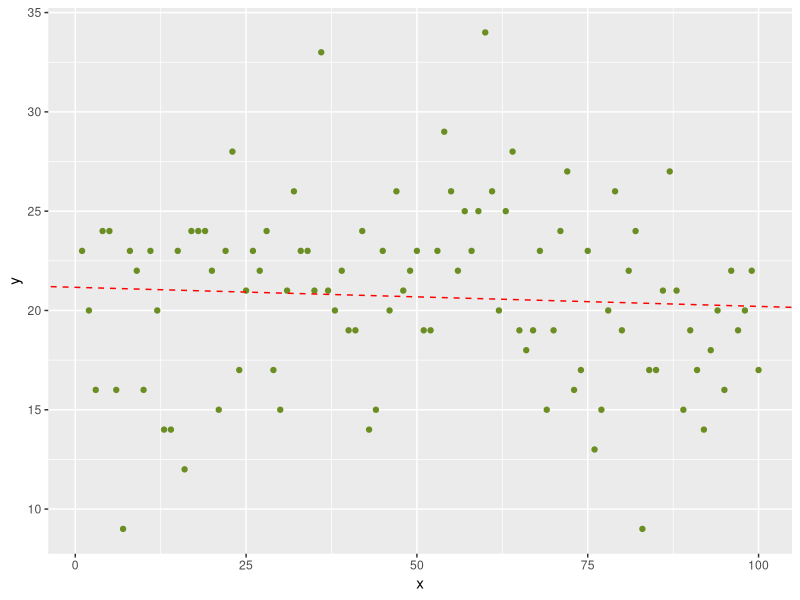
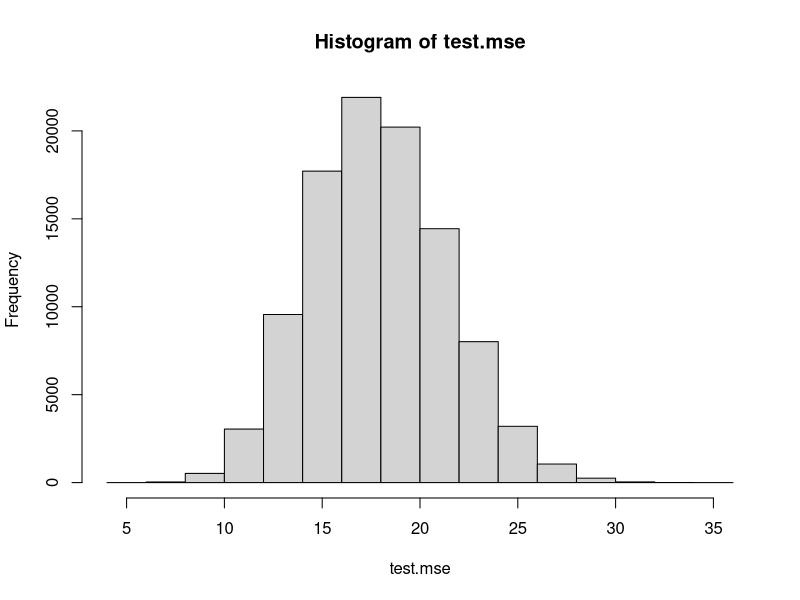
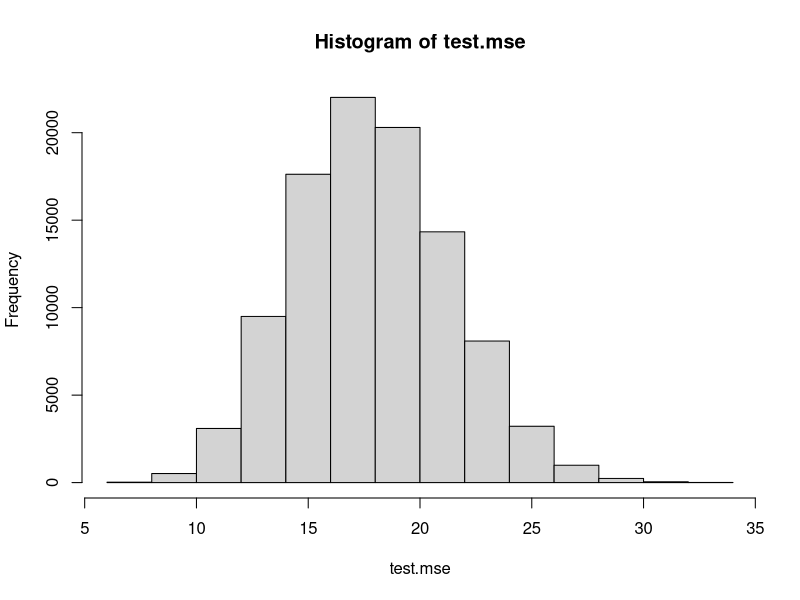

The R source for these figures, in order:
## ---- chunk 1
library(ggplot2)
## ---- chunk 2
x <- 1:10
sample(x, 3, replace = FALSE)
sample.int(10, 3, replace = FALSE)

y <- 10:14
sample(y, 10, replace = TRUE)
## ---- chunk 3
set.seed(88888888)
sample(1:10, 5)

set.seed(88888888)
sample(1:10, 5)
## ---- chunk 4
#initialize vector with "NA" repeated 1000 times
prop = vector(mode = "integer", length = 1000)
for ( i in 1:1000 ) {
  prop[i] = NA
}

set.seed(123456789)
for (ii in 1:1000) {
  s = sample(1:100, 100, replace = TRUE)
  prop[ii] = length(unique(s))
}

mean(prop, na.rm = TRUE)
## ---- chunk 5
set.seed(07542)
pois <- rpois(prop, 20)
sam.dat <- sample(pois, 100)
df = data.frame(x = 1:100, y = sam.dat)
lm(formula = y ~ x, data = df)
ggplot(df, mapping = aes(x = x, y = y)) + geom_point(color = "olivedrab") + geom_abline(intercept = 21.165455, slope = -.009613, color = 'red', linetype = 'dashed')
## ---- chunk 6
num.sim  = 100000  # number of simulations (ad hoc selection)
fraction = 0.5     # fraction of observations in the training set (also ad hoc selection)

set.seed(101)
data = rpois(100,lambda=20)
test.mse = rep(NA,num.sim)             # set aside array to hold the test-set MSEs
for ( ii in 1:num.sim ) {
  s = sample(100,round(fraction*100))  # assumes n = 100 observed data
  lambda.hat = mean(data[s])           # MLE for the Poisson lambda for the training data
  test.mse[ii] = mean((data[-s]-lambda.hat)^2)  # the mean of the squared error, test data
}
## ---- chunk 7
num.sim  = 100000  # number of simulations (ad hoc selection)
fraction = 0.6     # fraction of observations in the training set (also ad hoc selection)

set.seed(101)
data = rpois(100,lambda=20)
test.mse = rep(NA,num.sim)             # set aside array to hold the test-set MSEs
for ( ii in 1:num.sim ) {
  s = sample(100,round(fraction*100))  # assumes n = 100 observed data
  lambda.hat = mean(data[s])           # MLE for the Poisson lambda for the training data
  test.mse[ii] = mean((data[-s]-lambda.hat)^2)  # the mean of the squared error, test data
}

summary(test.mse)
hist(test.mse)
## ---- chunk 8
set.seed(101)
data = rpois(100,lambda=20)

n = length(data)
k = 5
set.seed(102)
fold = sample(k,n,replace=TRUE)
print(fold[1:20])
## ---- chunk 9
set.seed(101)
data = rpois(100,lambda=20)

n = length(data)
k = 5
set.seed(102)
fold = sample(k,n,replace=TRUE)

test.mse = rep(NA,num.sim)
for ( ii in 1:num.sim ) {
  s = sample(n,round(fraction*n))
  lambda.hat = mean(data[s])
  test.mse[ii] = mean((data[-s]-lambda.hat)^2)
}

summary(test.mse)
hist(test.mse)
